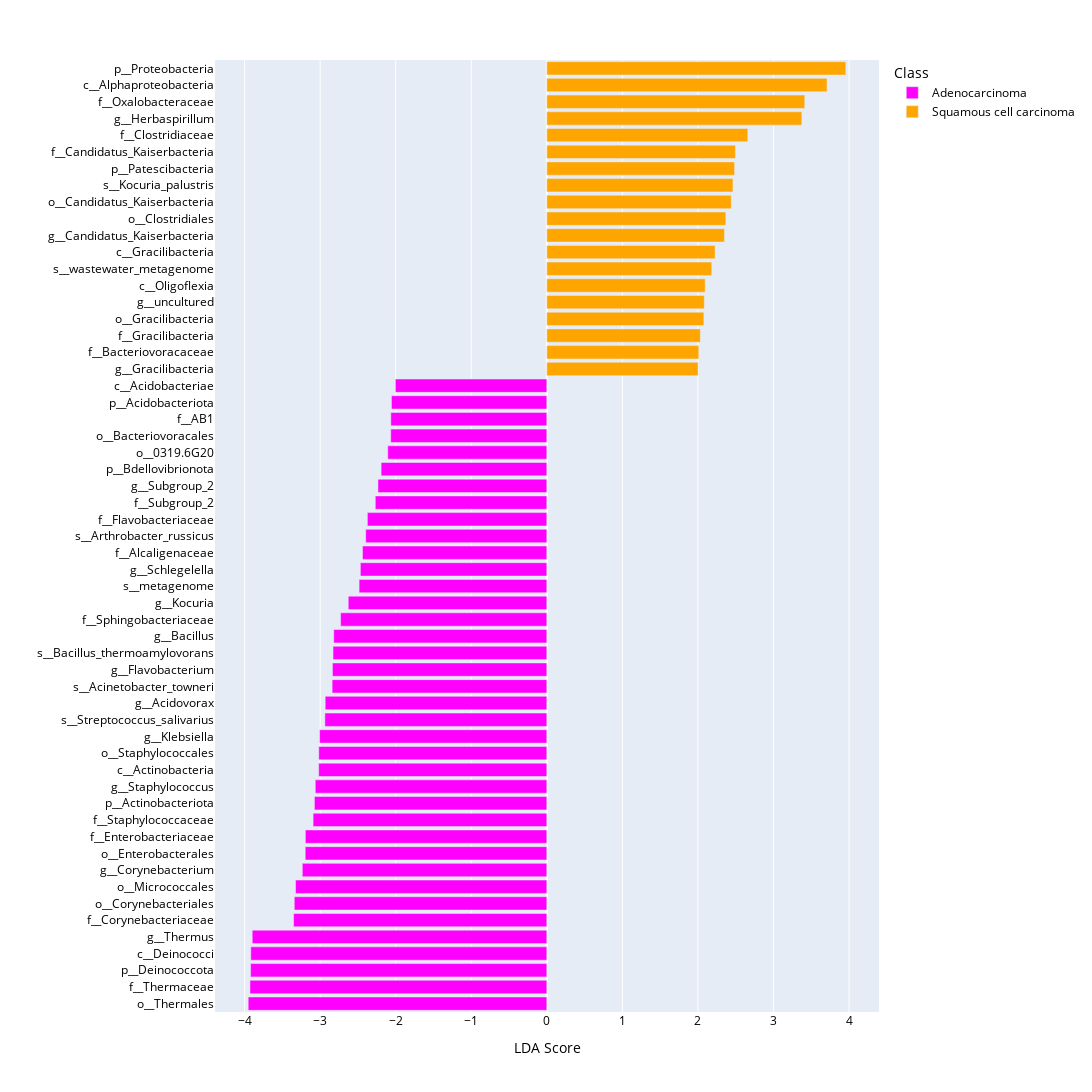

The notebook cell saved with this chart:
### Code cell
lefse_data_significant = lefse_data[abs(lefse_data["scores"])>=Lda_threshold]

fig = px.bar(lefse_data_significant, x='scores', y='Names',orientation='h',color="Class",
             hover_name="Class", color_discrete_sequence=["magenta", "orange"],
             labels=dict(Names="", scores="LDA Score"))

fig.update_layout(
    autosize=False,
    width=1200,
    height=2000,
    font_color="black",
   )

fig.show()


fig.write_image("lefse_otu_all.pdf")
fig.write_image("lefse_otu_all.svg")

fig.write_image("lefse_otu_all.png")
lefse_data_significant

### Figure 1 — Plotly figure (JSON) as saved in the notebook; plotly's stock layout.template omitted (floating-point values rounded to 4 significant figures)
{"data": [{"alignmentgroup": "True", "hovertemplate": "<b>%{hovertext}</b><br><br>Class=Adenocarcinoma<br>LDA Score=%{x}<br>=%{y}<extra></extra>", "hovertext": ["Adenocarcinoma", "Adenocarcinoma", "Adenocarcinoma", "Adenocarcinoma", "Adenocarcinoma", "Adenocarcinoma", "Adenocarcinoma", "Adenocarcinoma", "Adenocarcinoma", "Adenocarcinoma", "Adenocarcinoma", "Adenocarcinoma", "Adenocarcinoma", "Adenocarcinoma", "Adenocarcinoma", "Adenocarcinoma", "Adenocarcinoma", "Adenocarcinoma", "Adenocarcinoma", "Adenocarcinoma", "Adenocarcinoma", "Adenocarcinoma", "Adenocarcinoma", "Adenocarcinoma", "Adenocarcinoma", "Adenocarcinoma", "Adenocarcinoma", "Adenocarcinoma", "Adenocarcinoma", "Adenocarcinoma", "Adenocarcinoma", "Adenocarcinoma", "Adenocarcinoma", "Adenocarcinoma", "Adenocarcinoma", "Adenocarcinoma", "Adenocarcinoma", "Adenocarcinoma"], "legendgroup": "Adenocarcinoma", "marker": {"color": "magenta", "pattern": {"shape": ""}}, "name": "Adenocarcinoma", "offsetgroup": "Adenocarcinoma", "orientation": "h", "showlegend": true, "textposition": "auto", "type": "bar", "x": [-3.952, -3.929, -3.92, -3.918, -3.899, -3.352, -3.342, -3.326, -3.236, -3.198, -3.196, -3.093, -3.076, -3.065, -3.019, -3.018, -3.007, -2.937, -2.933, -2.841, -2.837, -2.83, -2.82, -2.729, -2.628, -2.484, -2.468, -2.44, -2.397, -2.375, -2.27, -2.235, -2.193, -2.105, -2.066, -2.065, -2.057, -2.005], "xaxis": "x", "y": ["o__Thermales", "f__Thermaceae", "p__Deinococcota", "c__Deinococci", "g__Thermus", "f__Corynebacteriaceae", "o__Corynebacteriales", "o__Micrococcales", "g__Corynebacterium", "o__Enterobacterales", "f__Enterobacteriaceae", "f__Staphylococcaceae", "p__Actinobacteriota", "g__Staphylococcus", "c__Actinobacteria", "o__Staphylococcales", "g__Klebsiella", "s__Streptococcus_salivarius", "g__Acidovorax", "s__Acinetobacter_towneri", "g__Flavobacterium", "s__Bacillus_thermoamylovorans", "g__Bacillus", "f__Sphingobacteriaceae", "g__Kocuria", "s__metagenome", "g__Schlegelella", "f__Alcaligenaceae", "s__Arthrobacter_russicus", "f__Flavobacteriaceae", "f__Subgroup_2", "g__Subgroup_2", "p__Bdellovibrionota", "o__0319.6G20", "o__Bacteriovoracales", "f__AB1", "p__Acidobacteriota", "c__Acidobacteriae"], "yaxis": "y"}, {"alignmentgroup": "True", "hovertemplate": "<b>%{hovertext}</b><br><br>Class=Squamous cell carcinoma<br>LDA Score=%{x}<br>=%{y}<extra></extra>", "hovertext": ["Squamous cell carcinoma", "Squamous cell carcinoma", "Squamous cell carcinoma", "Squamous cell carcinoma", "Squamous cell carcinoma", "Squamous cell carcinoma", "Squamous cell carcinoma", "Squamous cell carcinoma", "Squamous cell carcinoma", "Squamous cell carcinoma", "Squamous cell carcinoma", "Squamous cell carcinoma", "Squamous cell carcinoma", "Squamous cell carcinoma", "Squamous cell carcinoma", "Squamous cell carcinoma", "Squamous cell carcinoma", "Squamous cell carcinoma", "Squamous cell carcinoma"], "legendgroup": "Squamous cell carcinoma", "marker": {"color": "orange", "pattern": {"shape": ""}}, "name": "Squamous cell carcinoma", "offsetgroup": "Squamous cell carcinoma", "orientation": "h", "showlegend": true, "textposition": "auto", "type": "bar", "x": [2.002, 2.011, 2.032, 2.078, 2.084, 2.096, 2.183, 2.227, 2.351, 2.369, 2.441, 2.464, 2.485, 2.496, 2.66, 3.375, 3.414, 3.709, 3.957], "xaxis": "x", "y": ["g__Gracilibacteria", "f__Bacteriovoracaceae", "f__Gracilibacteria", "o__Gracilibacteria", "g__uncultured", "c__Oligoflexia", "s__wastewater_metagenome", "c__Gracilibacteria", "g__Candidatus_Kaiserbacteria", "o__Clostridiales", "o__Candidatus_Kaiserbacteria", "s__Kocuria_palustris", "p__Patescibacteria", "f__Candidatus_Kaiserbacteria", "f__Clostridiaceae", "g__Herbaspirillum", "f__Oxalobacteraceae", "c__Alphaproteobacteria", "p__Proteobacteria"], "yaxis": "y"}], "layout": {"autosize": false, "barmode": "relative", "font": {"color": "black"}, "height": 2000, "legend": {"title": {"text": "Class"}, "tracegroupgap": 0}, "margin": {"t": 60}, "width": 1200, "xaxis": {"anchor": "y", "autorange": true, "domain": [0, 1], "range": [-4.392, 4.397], "title": {"text": "LDA Score"}, "type": "linear"}, "yaxis": {"anchor": "x", "autorange": true, "domain": [0, 1], "range": [-0.5, 56.5], "title": {"text": ""}, "type": "category"}}}
